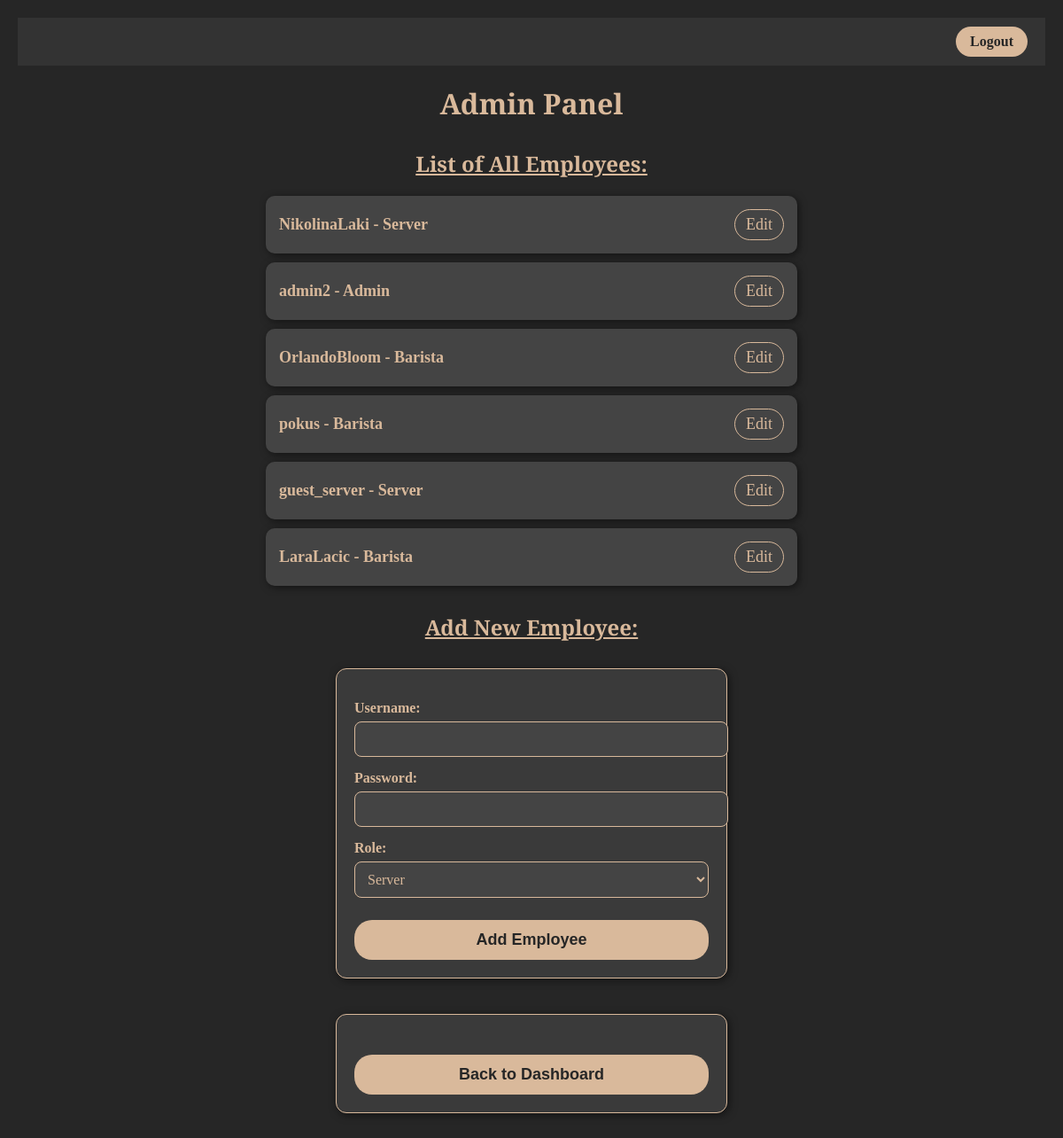
Screenshot of /manage-staff/ with the database file from the repository.
### sankster/models.py (models this page shows, shortened)
class CustomUser(AbstractUser):
    ROLE_CHOICES = (
        ('server', 'Server'),
        ('barista', 'Barista'),
        ('admin', 'Admin'),
    )
    role = models.CharField(max_length=10, choices=ROLE_CHOICES, default='server')
    groups = models.ManyToManyField(
        'auth.Group',
        related_name='customuser_groups',
        blank=True
    )
    user_permissions = models.ManyToManyField(
        'auth.Permission',
        related_name='customuser_permissions',
        blank=True
    )

### sankster/views.py (the view)
# urls.py: path('manage-staff/', views.manage_staff, name = 'manage_staff' ),
def manage_staff(request):
    employees = CustomUser.objects.all()
    return render(request, 'manage_staff.html', {'employees': employees})

### sankster/templates/manage_staff.html (shortened to what this page needs)
<!DOCTYPE html>
<html lang="en">
<head>
</head>
<body>
    <div class="navbar">
        <a href="{% url 'logout' %}" class="login-button">Logout</a>
    </div>
    <h1>Admin Panel</h1>
    <h2>List of All Employees:</h2>
    <ul>
        {% for employee in employees %}
            <li>
                {{ employee.username }} - {{ employee.get_role_display }}
                <a href="{% url 'edit_worker' employee.id %}">Edit</a>
            </li>
        {% endfor %}
    </ul>
    <h2>Add New Employee:</h2>
    <form method="POST" action="{% url 'create_worker' %}">
        <label for="id_username">Username:</label>
        <input type="text" name="username" id="id_username" required>
        <label for="id_password">Password:</label>
        <input type="password" name="password" id="id_password" required>
        <label for="id_role">Role:</label>
        <select name="role" id="id_role" required>
            <option value="server">Server</option>
        </select>
        <button type="submit">Add Employee</button>
    </form>
    <form method="POST" action="{% url 'admin_dashboard' %}" class="back-form">
        <button type="submit">Back to Dashboard</button>
    </form>
</body>
</html>

### sankster/templates/manage_staff.html (style rules this page uses)
body { font-family: 'Georgia', serif; background-color: #262626; color: #d9b99b; padding: 20px; text-align: center; margin: 0; }
.navbar { display: flex; justify-content: flex-end; align-items: center; padding: 10px 20px; background-color: #333; }
.login-button { font-size: 16px; padding: 8px 16px; border-radius: 20px; background-color: #d9b99b; color: #262626; text-decoration: none; transition: background-color 0.3s; font-weight: bold; }
h1, h2 { font-family: 'Playfair Display', serif; color: #d9b99b; }
h2 { margin-top: 30px; text-decoration: underline; }
ul { list-style-type: none; padding: 0; max-width: 600px; margin: 0 auto; text-align: left; }
li { background-color: #444; padding: 15px; margin: 10px 0; border-radius: 10px; box-shadow: 2px 2px 8px rgba(0, 0, 0, 0.5); display: flex; justify-content: space-between; align-items: center; font-size: 18px; font-weight: bold; }
li a { color: #d9b99b; text-decoration: none; font-weight: normal; margin-left: 10px; background-color: transparent; padding: 6px 12px; border-radius: 20px; border: 1px solid #d9b99b; transition: background-color 0.3s, color 0.3s; }
form { max-width: 400px; margin: 30px auto 0 auto; text-align: left; background-color: #3a3a3a; padding: 20px; border-radius: 12px; border: 1px solid #d9b99b; box-shadow: 2px 2px 10px rgba(0,0,0,0.5); }
label { font-weight: bold; font-size: 16px; display: block; margin-top: 15px; }
input[type="text"], input[type="password"], select { width: 100%; padding: 10px; margin-top: 6px; border: 1px solid #d9b99b; border-radius: 8px; background-color: #444; color: #d9b99b; font-size: 16px; font-family: 'Georgia', serif; }
button { margin-top: 25px; padding: 12px; font-size: 18px; width: 100%; color: #262626; background-color: #d9b99b; border: none; border-radius: 20px; cursor: pointer; font-weight: bold; transition: background-color 0.3s; }
.back-form { max-width: 400px; margin: 40px auto 20px auto; text-align: center; }

### rows the page displays
CustomUser: username "NikolinaLaki", role "Server"
CustomUser: username "admin2", role "Admin"
CustomUser: username "OrlandoBloom", role "Barista"
CustomUser: username "pokus", role "Barista"
CustomUser: username "guest_server", role "Server"
CustomUser: username "LaraLacic", role "Barista"
